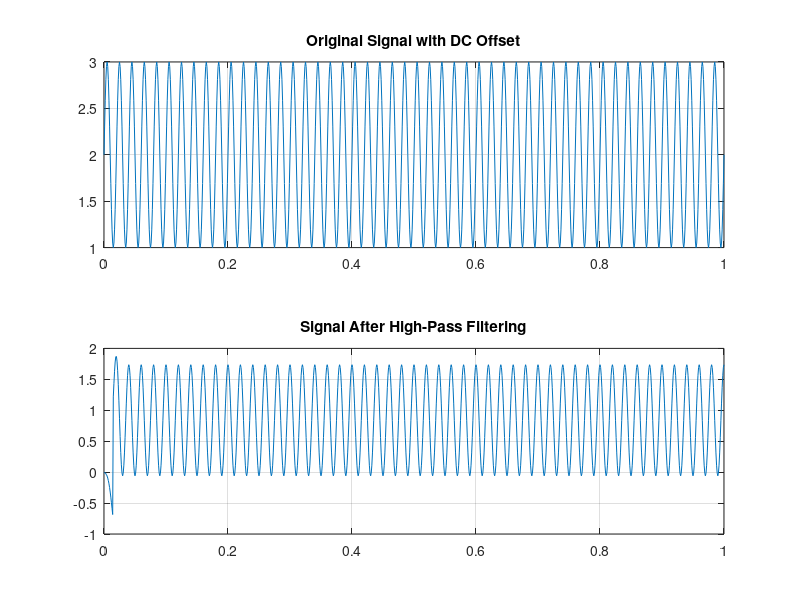

Write the MATLAB code that produced this figure.
%{
Problem 17: High-Pass Filter Design
    •   Remove DC component from signal
    •   Compare original and filtered
%}

clc;
clear;
close all;

% Sampling parameters
Fs = 1000;
t = 0:1/Fs:1;

% Signal with DC offset
x = sin(2*pi*50*t) + 2;

% High-pass FIR filter
order = 30;
cutoff = 20/(Fs/2);

b = fir1(order, cutoff, 'high');

% Apply filter
y = filter(b,1,x);

figure;

subplot(2,1,1)
plot(t,x)
title('Original Signal with DC Offset')
grid on

subplot(2,1,2)
plot(t,y)
title('Signal After High-Pass Filtering')
grid on
